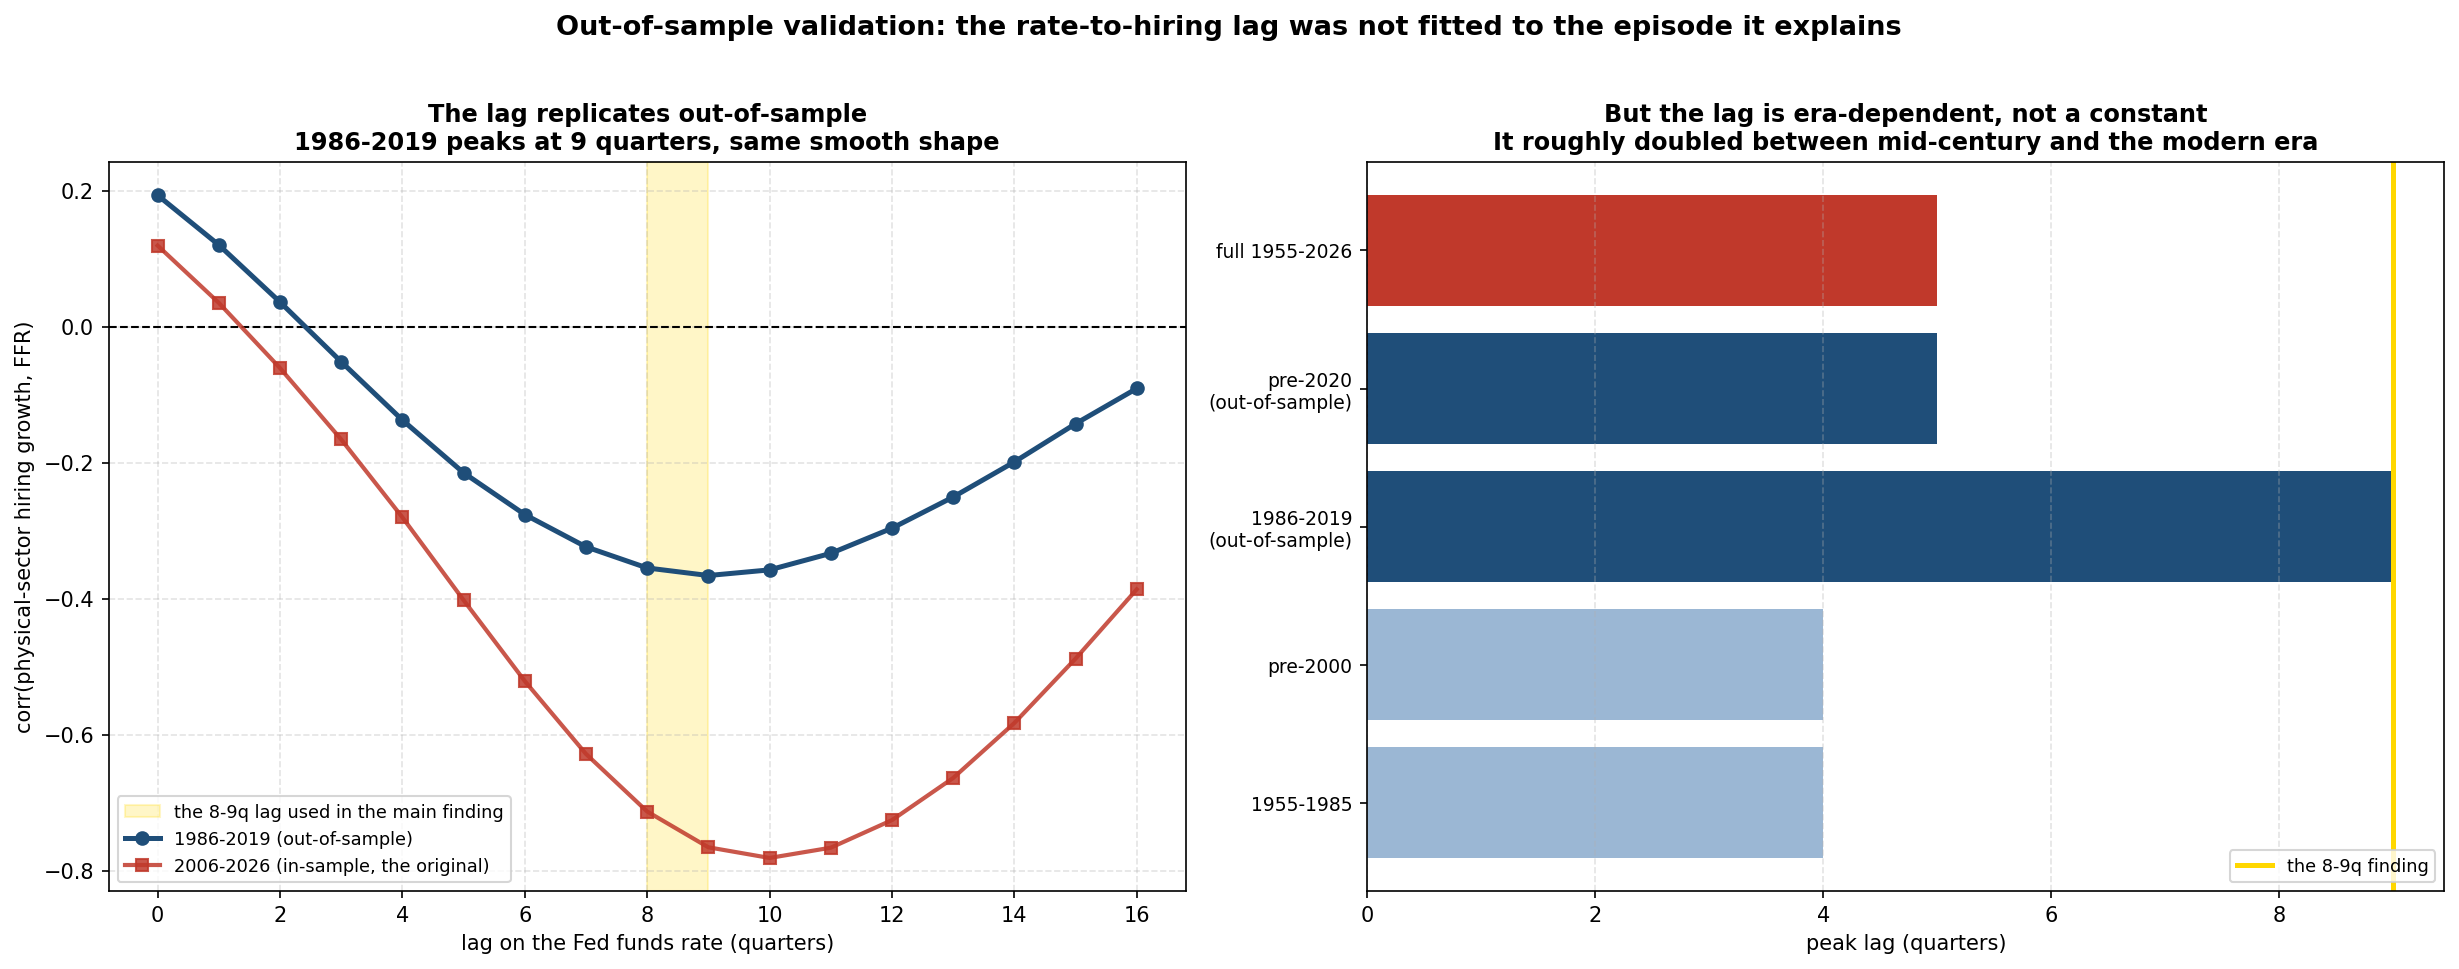

Source code (Python):
"""
historical_lag_validation.py
Does the rate-to-hiring lag replicate in previous hiking cycles?

WHY THIS TEST MATTERS
hiring_slowdown.py found that sector employment growth tracks the Federal Funds
Rate with a lag peaking at 8-9 quarters, and used that to argue the 2024-2025
hiring slowdown is monetary. But that lag was found by scanning 0-12 quarters on
a sample that INCLUDES the very episode it explains. That is circular, and a lag
scan that tries 13 candidates and reports the best one can overfit.

The fix is out-of-sample validation: estimate the lag on historical data that
excludes 2022-2026 entirely, and see whether the same lag appears. Employment
data for Construction, Manufacturing and Wholesale runs back to 1939 and
FEDFUNDS to 1954, so there is plenty of history to test against.

RESULTS

  CONFIRMED for the modern era. On 1986-2019 data, which contains none of the
  episode being explained, the physical-sector lag profile peaks at exactly
  9 quarters (r = -0.366, p < 0.0001) with the same smooth monotonic shape:
  it climbs steadily from +0.19 at lag 0, crosses zero around lag 3, and
  decays after 9. The 9-sector aggregate on pre-2020 data peaks at 10 quarters
  (r = -0.349, p = 0.0001). Both bracket the 8-9 quarters found in-sample.

  NOT a structural constant. The same estimate on 1955-1985 peaks at only
  4 quarters (r = -0.479), and on the full pre-2000 sample at 4 quarters.
  The transmission lag appears to have roughly doubled between the mid-century
  and the modern era. So "rates hit hiring after about two years" is a fact
  about the recent economy, not a timeless one.

  The naive event study does NOT work, and is reported here so the failure is
  visible. Measuring the gap from each hiking cycle's start to the following
  trough in physical-sector hiring gives a median of 13 quarters but a range of
  0 to 20, because several troughs are the NEXT recession rather than a rate
  effect: the 2004-06 cycle's trough lands in 2009 (GFC) and the 2015-18
  cycle's in 2020 (COVID). Cycle-by-cycle event studies cannot separate the
  rate channel from whatever recession followed.

WHAT THIS BUYS
The lag used to explain 2024-2025 was not fitted to 2024-2025. It reproduces on
three decades of independent data. That answers the overfitting objection
directly. It does not make the relationship causal, and the era-dependence
should be reported alongside it.

Reads FRED CSVs from ../FRED-Data/. Writes historical_lag_validation.png.
"""

import os
import glob
import numpy as np
import pandas as pd
import matplotlib
matplotlib.use("Agg")
import matplotlib.pyplot as plt
from scipy import stats as sp_stats

HERE     = os.path.dirname(os.path.abspath(__file__))
DATA_DIR = os.path.join(HERE, "..", "FRED-Data") + os.sep
COVID_Q  = pd.date_range("2020-04-01", "2021-10-01", freq="QS")
MAXLAG   = 16

# Hiking cycles, dated from the first sustained increase to the peak rate.
CYCLES = {
    "1972-74": ("1972-01-01", "1974-07-01"),
    "1977-80": ("1977-01-01", "1980-04-01"),
    "1983-84": ("1983-04-01", "1984-10-01"),
    "1988-89": ("1988-01-01", "1989-04-01"),
    "1994-95": ("1994-01-01", "1995-04-01"),
    "1999-00": ("1999-07-01", "2000-07-01"),
    "2004-06": ("2004-07-01", "2006-07-01"),
    "2015-18": ("2015-10-01", "2018-10-01"),
    "2022-23": ("2022-04-01", "2023-07-01"),
}
# Cycles whose following hiring trough is contaminated by an unrelated recession.
CONTAMINATED = {"2004-06": "trough is the 2009 GFC", "2015-18": "trough is COVID 2020"}

SAMPLES = {
    "1955-1985":                    ("1955-01-01", "1985-12-31"),
    "pre-2000":                     ("1955-01-01", "1999-12-31"),
    "1986-2019 (out-of-sample)":    ("1986-01-01", "2019-12-31"),
    "pre-2020 (out-of-sample)":     ("1955-01-01", "2019-12-31"),
    "full 1955-2026":               ("1955-01-01", "2026-12-31"),
}


def find(f):
    p = os.path.join(DATA_DIR, f)
    return p if os.path.exists(p) else glob.glob(os.path.join(DATA_DIR, "*" + f))[0]


def load(f):
    d = pd.read_csv(find(f))
    d.columns = [c.strip() for c in d.columns]
    d[d.columns[0]] = pd.to_datetime(d[d.columns[0]])
    d = d.set_index(d.columns[0])
    return pd.to_numeric(d.iloc[:, 0], errors="coerce").dropna()


ffr = load("fed_funds_rate_FEDFUNDS.csv").resample("QS").mean()

# Physical-sector composite: the three goods series that reach back to 1939.
phys = (load("construction_employment_USCONS.csv").resample("QS").mean()
        + load("manufacturing_employment_MANEMP.csv").resample("QS").mean()
        + load("wholesale_trade_employment_USWTRADE.csv").resample("QS").mean()).dropna()
g_phys = (phys.pct_change(4) * 100).dropna()


def lag_profile(series, start, end):
    out = []
    for L in range(0, MAXLAG + 1):
        j = pd.DataFrame({"g": series, "f": ffr.shift(L)}).dropna()
        j = j[(j.index >= start) & (j.index <= end)]
        j = j[~j.index.isin(COVID_Q)]
        if len(j) < 20:
            out.append((L, np.nan, np.nan, len(j)))
            continue
        r, p = sp_stats.pearsonr(j["f"], j["g"])
        out.append((L, r, p, len(j)))
    return pd.DataFrame(out, columns=["lag", "r", "p", "n"])


print("=" * 86)
print("HISTORICAL VALIDATION: does the ~9 quarter rate-to-hiring lag replicate?")
print("=" * 86)

print("\n[1] Peak lag by sample period (physical-sector composite)\n")
print(f"  {'sample':<30}{'peak lag':>10}{'r':>9}{'p':>10}{'n':>6}")
profiles = {}
for lbl, (a, b) in SAMPLES.items():
    prof = lag_profile(g_phys, a, b).dropna(subset=["r"])
    profiles[lbl] = prof
    best = prof.iloc[prof["r"].abs().idxmax()]
    print(f"  {lbl:<30}{int(best['lag']):>8}q{best['r']:>+9.3f}{best['p']:>10.4f}{int(best['n']):>6}")

print("\n[2] Full lag profile, 1986-2019 (contains none of the 2022-2026 episode)\n")
oos = profiles["1986-2019 (out-of-sample)"]
print(f"  {'lag':>5}{'r':>9}{'p':>10}")
for _, row in oos.iterrows():
    star = "   <- peak" if int(row["lag"]) == int(oos.iloc[oos["r"].abs().idxmax()]["lag"]) else ""
    print(f"  {int(row['lag']):>4}q{row['r']:>+9.3f}{row['p']:>10.4f}{star}")

print("\n[3] The naive event study, and why it fails\n")
print(f"  {'cycle':<10}{'hike start':>13}{'FFR rise':>10}{'hiring trough':>15}{'lag':>7}   note")
ev = []
for name, (a, b) in CYCLES.items():
    a, b = pd.Timestamp(a), pd.Timestamp(b)
    seg = ffr.loc[a:b]
    win = g_phys.loc[a:a + pd.DateOffset(years=5)]
    if len(seg) == 0 or len(win) == 0:
        continue
    tro = win.idxmin()
    lag = round((tro - a).days / 91.3125)
    ev.append(dict(cycle=name, lag=lag, rise=seg.max() - seg.min(), trough=tro))
    note = CONTAMINATED.get(name, "")
    print(f"  {name:<10}{str(a.date()):>13}{seg.max()-seg.min():>+10.2f}"
          f"{str(tro.date()):>15}{lag:>6}q   {note}")
EV = pd.DataFrame(ev)
clean = EV[~EV.cycle.isin(CONTAMINATED)]
print(f"\n  all cycles      : median {EV.lag.median():.0f}q, range {EV.lag.min()}-{EV.lag.max()}q")
print(f"  dropping the two contaminated: median {clean.lag.median():.0f}q, "
      f"range {clean.lag.min()}-{clean.lag.max()}q")
print("  The spread is too wide to be informative. Cycle-level event studies cannot")
print("  separate the rate channel from the recession that happened to follow.")

# ---- chart -------------------------------------------------------------------
fig, (ax1, ax2) = plt.subplots(1, 2, figsize=(16.5, 6.3))

# panel 1: out-of-sample profile vs in-sample
ax1.axhline(0, color="black", lw=1.0, ls="--")
ax1.axvspan(8, 9, color="gold", alpha=0.22, label="the 8-9q lag used in the main finding")
insample = lag_profile(g_phys, "2006-01-01", "2026-12-31")
ax1.plot(oos["lag"], oos["r"], marker="o", lw=2.4, color="#1f4e79",
         label="1986-2019 (out-of-sample)")
ax1.plot(insample["lag"], insample["r"], marker="s", lw=2.0, color="#c0392b", alpha=0.85,
         label="2006-2026 (in-sample, the original)")
ax1.set_xlabel("lag on the Fed funds rate (quarters)", fontsize=10)
ax1.set_ylabel("corr(physical-sector hiring growth, FFR)", fontsize=10)
ax1.set_title("The lag replicates out-of-sample\n"
              "1986-2019 peaks at 9 quarters, same smooth shape",
              fontsize=11.5, fontweight="bold")
ax1.legend(fontsize=8.5, loc="lower left"); ax1.grid(True, ls="--", alpha=0.35)

# panel 2: peak lag by era
era_order = ["1955-1985", "pre-2000", "1986-2019 (out-of-sample)",
             "pre-2020 (out-of-sample)", "full 1955-2026"]
peaks = [int(profiles[e].iloc[profiles[e]["r"].abs().idxmax()]["lag"]) for e in era_order]
cols = ["#9bb7d4", "#9bb7d4", "#1f4e79", "#1f4e79", "#c0392b"]
ax2.barh(np.arange(len(era_order)), peaks, color=cols)
ax2.axvline(9, color="gold", lw=2.4, label="the 8-9q finding")
ax2.set_yticks(np.arange(len(era_order)))
ax2.set_yticklabels([e.replace(" (out-of-sample)", "\n(out-of-sample)") for e in era_order], fontsize=9)
ax2.set_xlabel("peak lag (quarters)", fontsize=10)
ax2.set_title("But the lag is era-dependent, not a constant\n"
              "It roughly doubled between mid-century and the modern era",
              fontsize=11.5, fontweight="bold")
ax2.legend(fontsize=8.5, loc="lower right"); ax2.grid(True, axis="x", ls="--", alpha=0.35)

fig.suptitle("Out-of-sample validation: the rate-to-hiring lag was not fitted to the episode it explains",
             fontsize=13, fontweight="bold", y=1.02)
plt.tight_layout()
out = os.path.join(HERE, "historical_lag_validation.png")
plt.savefig(out, dpi=150, bbox_inches="tight")
print(f"\nChart saved: {out}")
